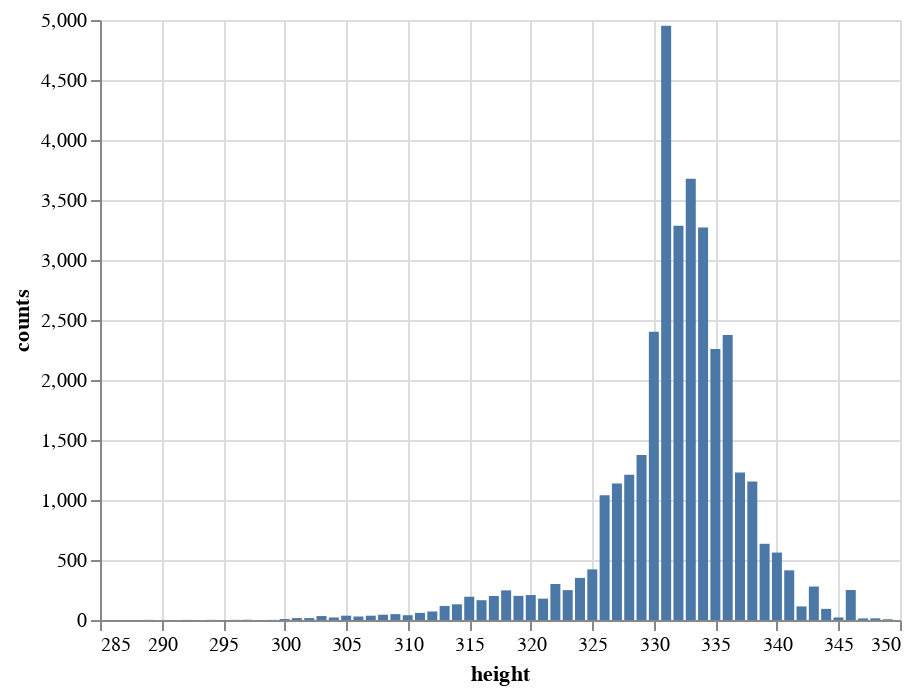

Notebook cell for this chart:
### Code cell
alt.Chart(height_df[height_df.height < 350]).mark_bar().encode(
    x='height',
    y='counts'
)

### Figure 1 — Vega-Lite specification as saved in the notebook (floating-point values rounded to 4 significant figures)
{"config": {"view": {"continuousWidth": 400, "continuousHeight": 300}}, "data": {"name": "data-ea4a794cb17dd7c7b94db320be4ba6d9"}, "mark": "bar", "encoding": {"x": {"field": "height", "type": "quantitative"}, "y": {"field": "counts", "type": "quantitative"}}, "$schema": "https://vega.github.io/schema/vega-lite/v4.17.0.json", "datasets": {"data-ea4a794cb17dd7c7b94db320be4ba6d9": [{"height": 331.0, "counts": 4953}, {"height": 333.0, "counts": 3678}, {"height": 332.0, "counts": 3286}, {"height": 334.0, "counts": 3271}, {"height": 330.0, "counts": 2402}, {"height": 336.0, "counts": 2376}, {"height": 335.0, "counts": 2259}, {"height": 329.0, "counts": 1375}, {"height": 337.0, "counts": 1230}, {"height": 328.0, "counts": 1210}, {"height": 338.0, "counts": 1155}, {"height": 327.0, "counts": 1138}, {"height": 326.0, "counts": 1040}, {"height": 339.0, "counts": 635}, {"height": 340.0, "counts": 562}, {"height": 325.0, "counts": 422}, {"height": 341.0, "counts": 414}, {"height": 324.0, "counts": 351}, {"height": 322.0, "counts": 300}, {"height": 343.0, "counts": 279}, {"height": 346.0, "counts": 250}, {"height": 323.0, "counts": 249}, {"height": 318.0, "counts": 247}, {"height": 320.0, "counts": 208}, {"height": 319.0, "counts": 201}, {"height": 317.0, "counts": 200}, {"height": 315.0, "counts": 194}, {"height": 321.0, "counts": 178}, {"height": 316.0, "counts": 165}, {"height": 314.0, "counts": 131}, {"height": 313.0, "counts": 117}, {"height": 342.0, "counts": 113}, {"height": 344.0, "counts": 93}, {"height": 312.0, "counts": 71}, {"height": 311.0, "counts": 59}, {"height": 309.0, "counts": 49}, {"height": 308.0, "counts": 44}, {"height": 310.0, "counts": 40}, {"height": 305.0, "counts": 36}, {"height": 307.0, "counts": 36}, {"height": 303.0, "counts": 33}, {"height": 306.0, "counts": 29}, {"height": 345.0, "counts": 21}, {"height": 304.0, "counts": 21}, {"height": 302.0, "counts": 16}, {"height": 301.0, "counts": 16}, {"height": 348.0, "counts": 14}, {"height": 347.0, "counts": 13}, {"height": 300.0, "counts": 8}, {"height": 349.0, "counts": 6}, {"height": 297.0, "counts": 2}, {"height": 289.0, "counts": 1}, {"height": 299.0, "counts": 1}, {"height": 294.0, "counts": 1}, {"height": 296.0, "counts": 1}, {"height": 292.0, "counts": 1}]}}
